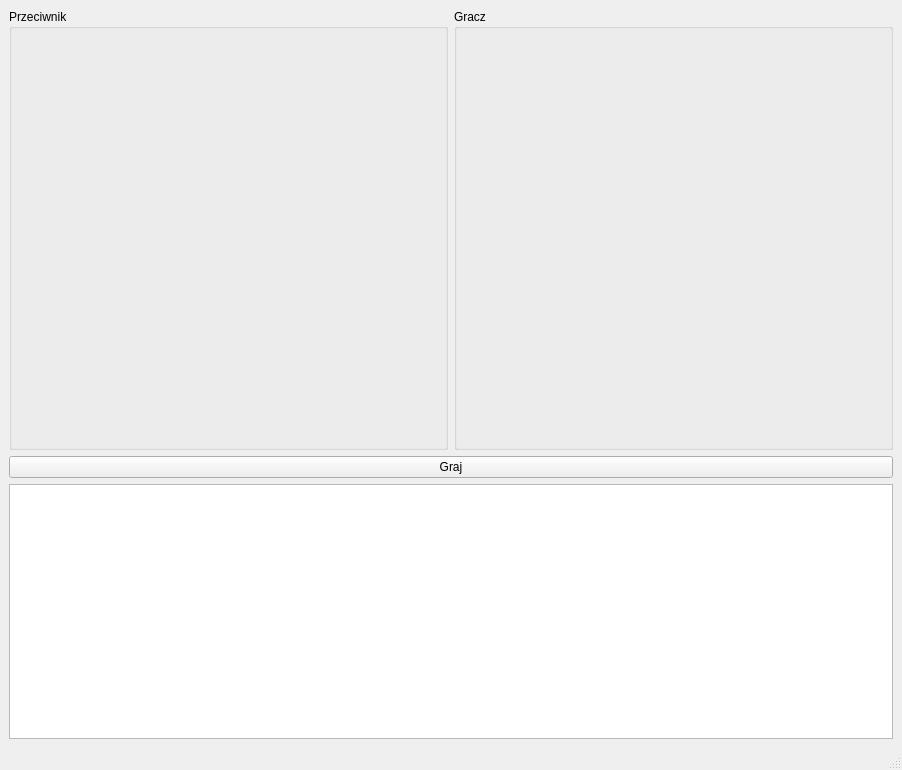
<?xml version="1.0" encoding="UTF-8"?>
<ui version="4.0">
 <class>MainWindow</class>
 <widget class="QMainWindow" name="MainWindow">
  <property name="geometry">
   <rect>
    <x>0</x>
    <y>0</y>
    <width>902</width>
    <height>770</height>
   </rect>
  </property>
  <property name="windowTitle">
   <string>MainWindow</string>
  </property>
  <widget class="QWidget" name="centralwidget">
   <layout class="QGridLayout" name="gridLayout">
    <item row="1" column="0" colspan="2">
     <widget class="QPushButton" name="playPushButton">
      <property name="text">
       <string>Graj</string>
      </property>
     </widget>
    </item>
    <item row="0" column="0">
     <widget class="QGroupBox" name="groupBox">
      <property name="title">
       <string>Przeciwnik</string>
      </property>
      <layout class="QGridLayout" name="gridLayout_2">
       <item row="0" column="0">
        <widget class="QLabel" name="enemyLabel">
         <property name="minimumSize">
          <size>
           <width>400</width>
           <height>400</height>
          </size>
         </property>
         <property name="text">
          <string/>
         </property>
         <property name="pixmap">
          <pixmap>../images/Question Mark.png</pixmap>
         </property>
         <property name="scaledContents">
          <bool>true</bool>
         </property>
        </widget>
       </item>
      </layout>
     </widget>
    </item>
    <item row="0" column="1">
     <widget class="QGroupBox" name="groupBox_2">
      <property name="title">
       <string>Gracz</string>
      </property>
      <layout class="QGridLayout" name="gridLayout_3">
       <item row="0" column="0">
        <widget class="QLabel" name="playerLabel">
         <property name="minimumSize">
          <size>
           <width>400</width>
           <height>400</height>
          </size>
         </property>
         <property name="text">
          <string/>
         </property>
         <property name="pixmap">
          <pixmap>../images/Question Mark.png</pixmap>
         </property>
         <property name="scaledContents">
          <bool>true</bool>
         </property>
        </widget>
       </item>
      </layout>
     </widget>
    </item>
    <item row="2" column="0" colspan="2">
     <widget class="QTextEdit" name="gameLog">
      <property name="readOnly">
       <bool>true</bool>
      </property>
     </widget>
    </item>
   </layout>
  </widget>
  <widget class="QMenuBar" name="menubar">
   <property name="geometry">
    <rect>
     <x>0</x>
     <y>0</y>
     <width>902</width>
     <height>21</height>
    </rect>
   </property>
  </widget>
  <widget class="QStatusBar" name="statusbar"/>
 </widget>
 <resources/>
 <connections/>
</ui>
